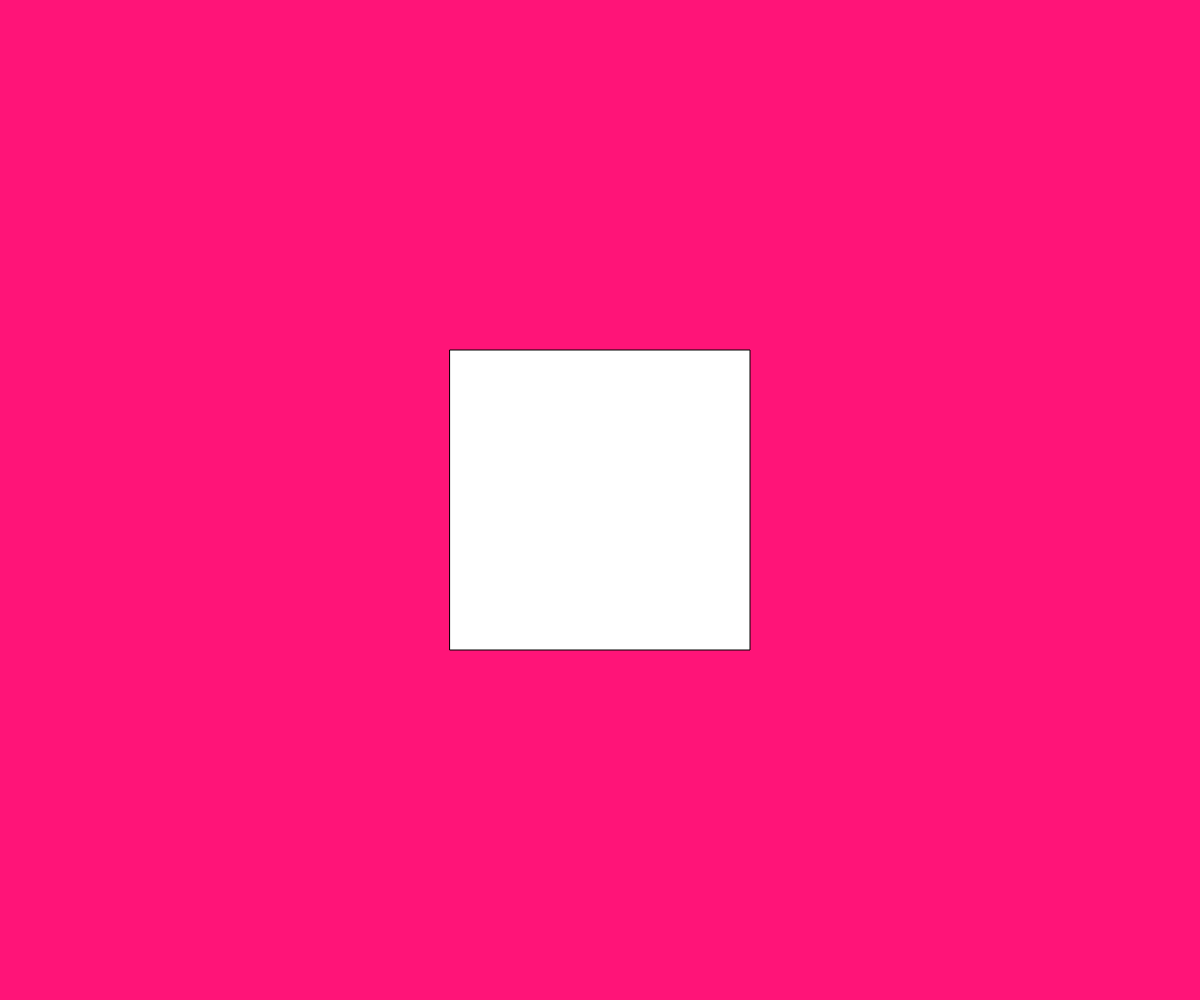
Frame 1 (no input)
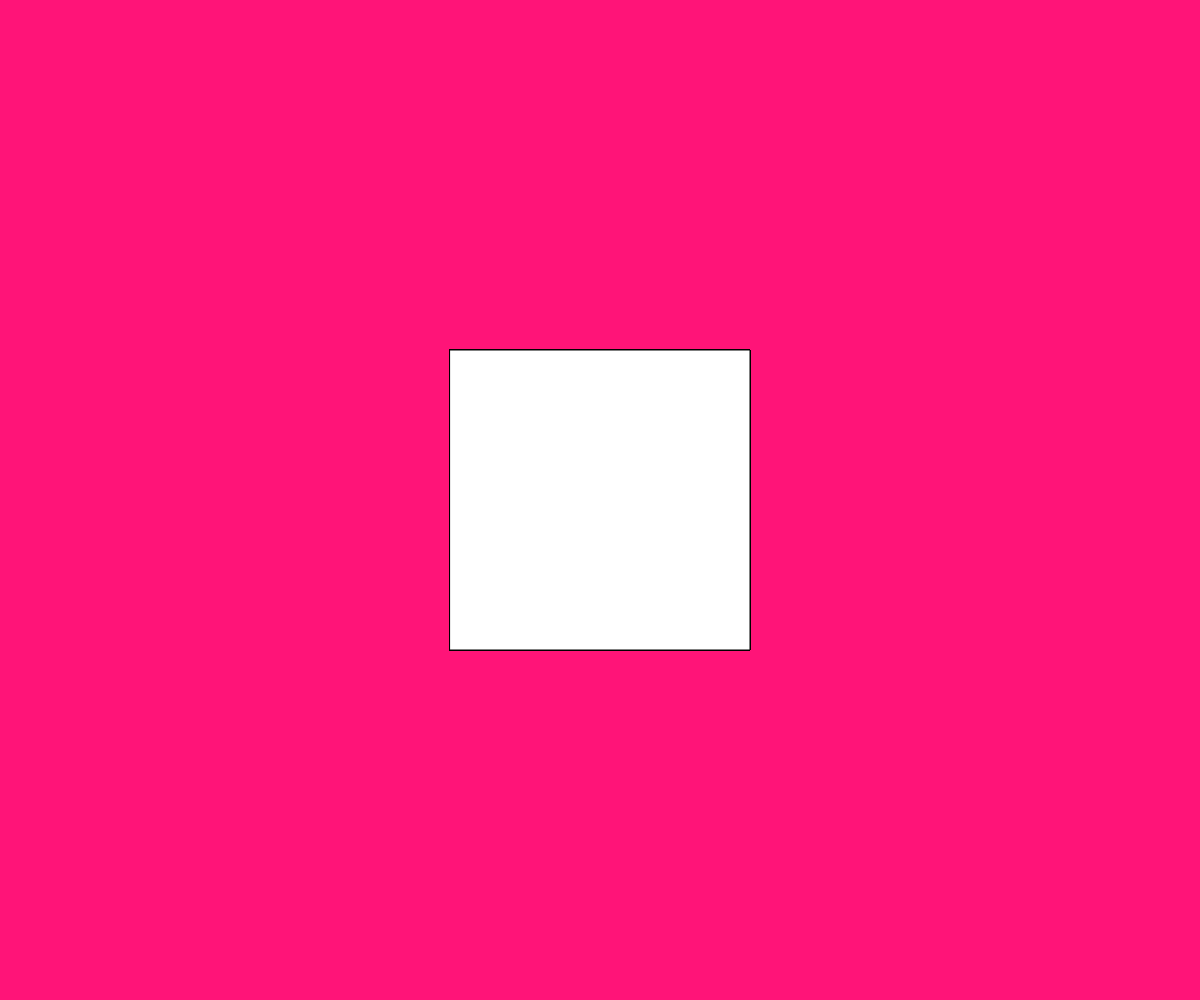
Frame 60 (no input)
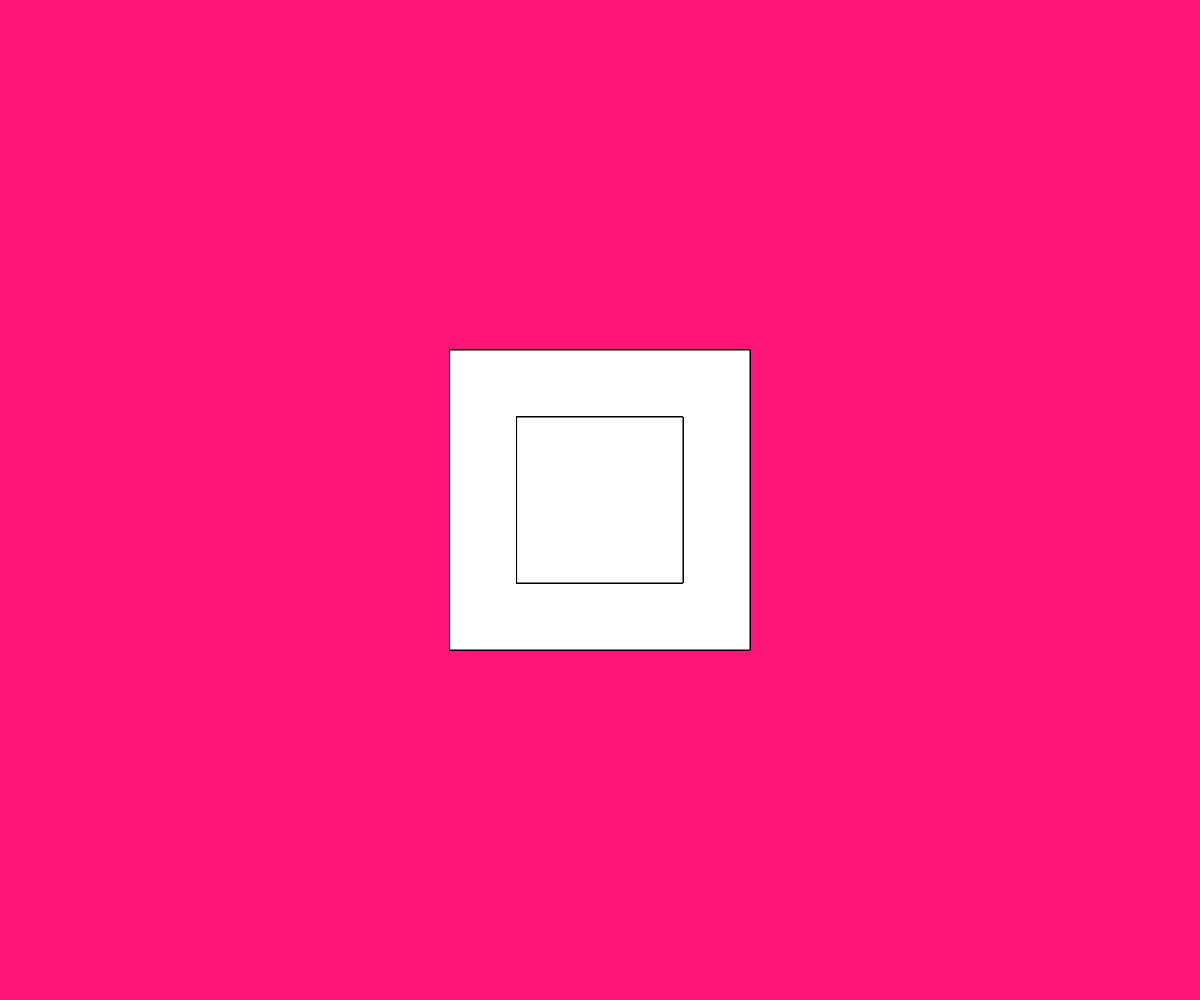
Frame 120 (the mouse pressed at the canvas centre since frame 60)

The p5.js sketch that drew these frames (run headless with seeded random() and noise() and a simulated clock; from frame 60 on, the mouse is pressed at the canvas centre):

// p5.js sketch
// ── sketch.js
// TODO: use map() to change shape's size

function setup() {
  createCanvas(windowWidth, windowHeight);
  rectMode(CENTER);
  background(255, 20, 120);

}

function draw() {
  //background(255, 20, 120);
  let mw = map(mouseX, 0, width, 300, 32);
  rect(width / 2, height / 2, mw);
}

function mouseClicked(){
  background(random(255));
}
